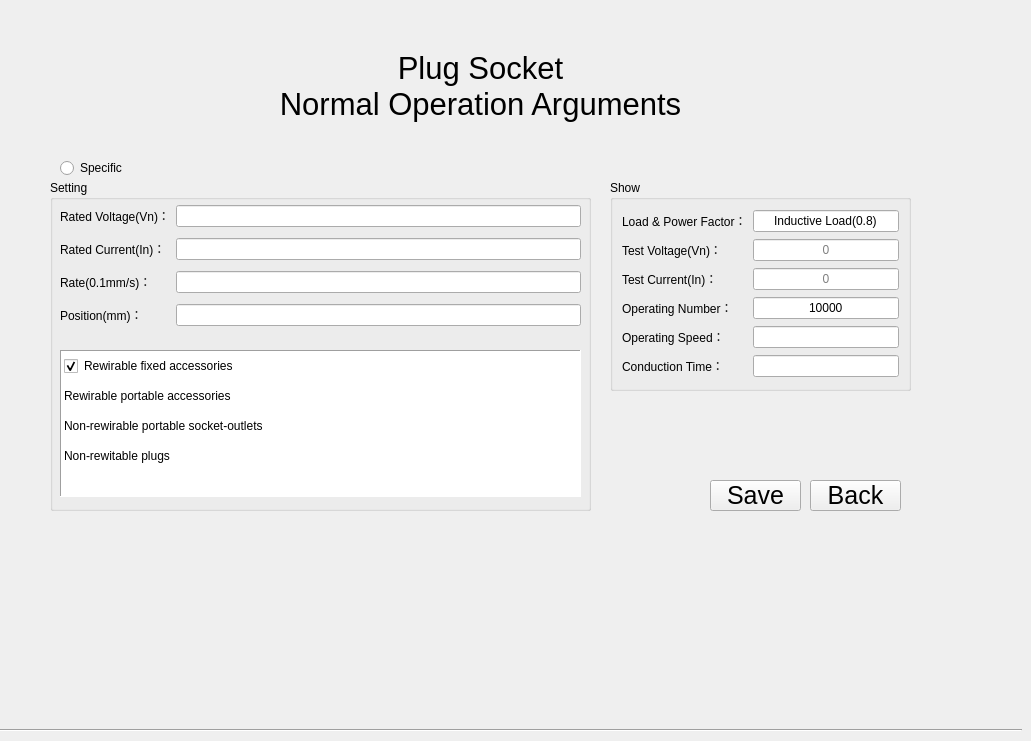
   <widget class="QWidget" name="page_21">
    <widget class="QToolButton" name="toolButton_close_21">
     <property name="geometry">
      <rect>
       <x>810</x>
       <y>480</y>
       <width>91</width>
       <height>31</height>
      </rect>
     </property>
     <property name="font">
      <font>
       <pointsize>19</pointsize>
      </font>
     </property>
     <property name="text">
      <string>Back</string>
     </property>
     <property name="autoRaise">
      <bool>false</bool>
     </property>
    </widget>
    <widget class="QToolButton" name="toolButton_save21">
     <property name="geometry">
      <rect>
       <x>710</x>
       <y>480</y>
       <width>91</width>
       <height>31</height>
      </rect>
     </property>
     <property name="font">
      <font>
       <pointsize>19</pointsize>
      </font>
     </property>
     <property name="text">
      <string>Save</string>
     </property>
    </widget>
    <widget class="Line" name="line_4">
     <property name="geometry">
      <rect>
       <x>0</x>
       <y>729</y>
       <width>1022</width>
       <height>3</height>
      </rect>
     </property>
     <property name="orientation">
      <enum>Qt::Horizontal</enum>
     </property>
    </widget>
    <widget class="QLabel" name="label_6">
     <property name="geometry">
      <rect>
       <x>40</x>
       <y>40</y>
       <width>881</width>
       <height>91</height>
      </rect>
     </property>
     <property name="font">
      <font>
       <pointsize>23</pointsize>
      </font>
     </property>
     <property name="styleSheet">
      <string notr="true"/>
     </property>
     <property name="text">
      <string>Plug Socket
Normal Operation Arguments</string>
     </property>
     <property name="alignment">
      <set>Qt::AlignCenter</set>
     </property>
    </widget>
    <widget class="QGroupBox" name="groupBox_10">
     <property name="geometry">
      <rect>
       <x>610</x>
       <y>180</y>
       <width>301</width>
       <height>211</height>
      </rect>
     </property>
     <property name="minimumSize">
      <size>
       <width>301</width>
       <height>0</height>
      </size>
     </property>
     <property name="font">
      <font>
       <weight>50</weight>
       <bold>false</bold>
      </font>
     </property>
     <property name="styleSheet">
      <string notr="true"/>
     </property>
     <property name="title">
      <string>Show</string>
     </property>
     <layout class="QGridLayout" name="gridLayout_14">
      <property name="bottomMargin">
       <number>7</number>
      </property>
      <item row="0" column="0">
       <widget class="QLabel" name="label_normalRn">
        <property name="styleSheet">
         <string notr="true"/>
        </property>
        <property name="text">
         <string>Load &amp; Power Factor：</string>
        </property>
        <property name="alignment">
         <set>Qt::AlignLeading|Qt::AlignLeft|Qt::AlignVCenter</set>
        </property>
       </widget>
      </item>
      <item row="0" column="1">
       <widget class="QLineEdit" name="lineEdit_normalRn">
        <property name="font">
         <font>
          <pointsize>9</pointsize>
         </font>
        </property>
        <property name="focusPolicy">
         <enum>Qt::NoFocus</enum>
        </property>
        <property name="text">
         <string>Inductive Load(0.8)</string>
        </property>
        <property name="alignment">
         <set>Qt::AlignCenter</set>
        </property>
        <property name="readOnly">
         <bool>true</bool>
        </property>
       </widget>
      </item>
      <item row="1" column="0">
       <widget class="QLabel" name="label_normalVn_t">
        <property name="styleSheet">
         <string notr="true"/>
        </property>
        <property name="text">
         <string>Test Voltage(Vn)：</string>
        </property>
        <property name="alignment">
         <set>Qt::AlignLeading|Qt::AlignLeft|Qt::AlignVCenter</set>
        </property>
       </widget>
      </item>
      <item row="1" column="1">
       <widget class="QLineEdit" name="lineEdit_normalVn_t">
        <property name="focusPolicy">
         <enum>Qt::ClickFocus</enum>
        </property>
        <property name="alignment">
         <set>Qt::AlignCenter</set>
        </property>
        <property name="readOnly">
         <bool>true</bool>
        </property>
        <property name="placeholderText">
         <string>0</string>
        </property>
       </widget>
      </item>
      <item row="2" column="0">
       <widget class="QLabel" name="label_normalIn_t">
        <property name="styleSheet">
         <string notr="true"/>
        </property>
        <property name="text">
         <string>Test Current(In)：</string>
        </property>
        <property name="alignment">
         <set>Qt::AlignLeading|Qt::AlignLeft|Qt::AlignVCenter</set>
        </property>
       </widget>
      </item>
      <item row="2" column="1">
       <widget class="QLineEdit" name="lineEdit_normalIn_t">
        <property name="focusPolicy">
         <enum>Qt::ClickFocus</enum>
        </property>
        <property name="alignment">
         <set>Qt::AlignCenter</set>
        </property>
        <property name="readOnly">
         <bool>true</bool>
        </property>
        <property name="placeholderText">
         <string>0</string>
        </property>
       </widget>
      </item>
      <item row="3" column="0">
       <widget class="QLabel" name="label_normal_handleNum">
        <property name="styleSheet">
         <string notr="true"/>
        </property>
        <property name="text">
         <string>Operating Number：</string>
        </property>
        <property name="alignment">
         <set>Qt::AlignLeading|Qt::AlignLeft|Qt::AlignVCenter</set>
        </property>
       </widget>
      </item>
      <item row="3" column="1">
       <widget class="QLineEdit" name="lineEdit_normal_handleNum">
        <property name="focusPolicy">
         <enum>Qt::ClickFocus</enum>
        </property>
        <property name="text">
         <string>10000</string>
        </property>
        <property name="alignment">
         <set>Qt::AlignCenter</set>
        </property>
        <property name="readOnly">
         <bool>true</bool>
        </property>
       </widget>
      </item>
      <item row="4" column="0">
       <widget class="QLabel" name="label_normal_handleRate">
        <property name="styleSheet">
         <string notr="true"/>
        </property>
        <property name="text">
         <string>Operating Speed：</string>
        </property>
        <property name="alignment">
         <set>Qt::AlignLeading|Qt::AlignLeft|Qt::AlignVCenter</set>
        </property>
       </widget>
      </item>
      <item row="4" column="1">
       <widget class="QLineEdit" name="lineEdit_normal_handleRate">
        <property name="focusPolicy">
         <enum>Qt::NoFocus</enum>
        </property>
        <property name="toolTip">
         <string>/min</string>
        </property>
        <property name="text">
         <string/>
        </property>
        <property name="alignment">
         <set>Qt::AlignCenter</set>
        </property>
        <property name="readOnly">
         <bool>true</bool>
        </property>
       </widget>
      </item>
      <item row="5" column="0">
       <widget class="QLabel" name="label_normal_tongTime">
        <property name="styleSheet">
         <string notr="true"/>
        </property>
        <property name="text">
         <string>Conduction Time：</string>
        </property>
        <property name="alignment">
         <set>Qt::AlignLeading|Qt::AlignLeft|Qt::AlignVCenter</set>
        </property>
       </widget>
      </item>
      <item row="5" column="1">
       <widget class="QLineEdit" name="lineEdit_normal_tongTime">
        <property name="focusPolicy">
         <enum>Qt::NoFocus</enum>
        </property>
        <property name="toolTip">
         <string>s</string>
        </property>
        <property name="text">
         <string/>
        </property>
        <property name="alignment">
         <set>Qt::AlignCenter</set>
        </property>
        <property name="readOnly">
         <bool>true</bool>
        </property>
       </widget>
      </item>
     </layout>
    </widget>
    <widget class="QGroupBox" name="groupBox_21">
     <property name="geometry">
      <rect>
       <x>50</x>
       <y>180</y>
       <width>541</width>
       <height>331</height>
      </rect>
     </property>
     <property name="font">
      <font>
       <weight>50</weight>
       <bold>false</bold>
      </font>
     </property>
     <property name="styleSheet">
      <string notr="true"/>
     </property>
     <property name="title">
      <string>Setting</string>
     </property>
     <widget class="QTableWidget" name="tableWidget_4">
      <property name="geometry">
       <rect>
        <x>10</x>
        <y>170</y>
        <width>521</width>
        <height>147</height>
       </rect>
      </property>
      <property name="layoutDirection">
       <enum>Qt::LeftToRight</enum>
      </property>
      <property name="autoFillBackground">
       <bool>true</bool>
      </property>
      <property name="frameShape">
       <enum>QFrame::Panel</enum>
      </property>
      <property name="frameShadow">
       <enum>QFrame::Sunken</enum>
      </property>
      <property name="lineWidth">
       <number>1</number>
      </property>
      <property name="midLineWidth">
       <number>0</number>
      </property>
      <property name="verticalScrollBarPolicy">
       <enum>Qt::ScrollBarAsNeeded</enum>
      </property>
      <property name="horizontalScrollBarPolicy">
       <enum>Qt::ScrollBarAsNeeded</enum>
      </property>
      <property name="sizeAdjustPolicy">
       <enum>QAbstractScrollArea::AdjustIgnored</enum>
      </property>
      <property name="autoScrollMargin">
       <number>16</number>
      </property>
      <property name="selectionMode">
       <enum>QAbstractItemView::SingleSelection</enum>
      </property>
      <property name="selectionBehavior">
       <enum>QAbstractItemView::SelectItems</enum>
      </property>
      <property name="showGrid">
       <bool>false</bool>
      </property>
      <property name="gridStyle">
       <enum>Qt::SolidLine</enum>
      </property>
      <property name="sortingEnabled">
       <bool>false</bool>
      </property>
      <attribute name="horizontalHeaderVisible">
       <bool>false</bool>
      </attribute>
      <attribute name="horizontalHeaderCascadingSectionResizes">
       <bool>false</bool>
      </attribute>
      <attribute name="horizontalHeaderDefaultSectionSize">
       <number>259</number>
      </attribute>
      <attribute name="horizontalHeaderHighlightSections">
       <bool>false</bool>
      </attribute>
      <attribute name="horizontalHeaderMinimumSectionSize">
       <number>25</number>
      </attribute>
      <attribute name="horizontalHeaderShowSortIndicator" stdset="0">
       <bool>false</bool>
      </attribute>
      <attribute name="horizontalHeaderStretchLastSection">
       <bool>false</bool>
      </attribute>
      <attribute name="verticalHeaderVisible">
       <bool>false</bool>
      </attribute>
      <attribute name="verticalHeaderCascadingSectionResizes">
       <bool>false</bool>
      </attribute>
      <attribute name="verticalHeaderHighlightSections">
       <bool>false</bool>
      </attribute>
      <attribute name="verticalHeaderMinimumSectionSize">
       <number>25</number>
      </attribute>
      <attribute name="verticalHeaderShowSortIndicator" stdset="0">
       <bool>false</bool>
      </attribute>
      <attribute name="verticalHeaderStretchLastSection">
       <bool>false</bool>
      </attribute>
      <row>
       <property name="text">
        <string>01</string>
       </property>
      </row>
      <row>
       <property name="text">
        <string>02</string>
       </property>
      </row>
      <row>
       <property name="text">
        <string>03</string>
       </property>
      </row>
      <row>
       <property name="text">
        <string>04</string>
       </property>
      </row>
      <column>
       <property name="text">
        <string>Type</string>
       </property>
      </column>
      <column>
       <property name="text">
        <string>Wire area</string>
       </property>
      </column>
      <item row="0" column="0">
       <property name="text">
        <string>Rewirable fixed accessories</string>
       </property>
       <property name="textAlignment">
        <set>AlignLeading|AlignVCenter</set>
       </property>
       <property name="checkState">
        <enum>Checked</enum>
       </property>
       <property name="flags">
        <set>ItemIsSelectable|ItemIsUserCheckable|ItemIsEnabled</set>
       </property>
      </item>
      <item row="0" column="1">
       <property name="text">
        <string/>
       </property>
       <property name="flags">
        <set>NoItemFlags</set>
       </property>
      </item>
      <item row="1" column="0">
       <property name="text">
        <string>Rewirable portable accessories</string>
       </property>
       <property name="textAlignment">
        <set>AlignLeading|AlignVCenter</set>
       </property>
       <property name="checkState">
        <enum>Unchecked</enum>
       </property>
       <property name="flags">
        <set>ItemIsSelectable|ItemIsUserCheckable|ItemIsEnabled</set>
       </property>
      </item>
      <item row="1" column="1">
       <property name="text">
        <string/>
       </property>
       <property name="flags">
        <set>NoItemFlags</set>
       </property>
      </item>
      <item row="2" column="0">
       <property name="text">
        <string>Non-rewirable portable socket-outlets</string>
       </property>
       <property name="textAlignment">
        <set>AlignLeading|AlignVCenter</set>
       </property>
       <property name="checkState">
        <enum>Unchecked</enum>
       </property>
       <property name="flags">
        <set>ItemIsSelectable|ItemIsUserCheckable|ItemIsEnabled</set>
       </property>
      </item>
      <item row="2" column="1">
       <property name="text">
        <string/>
       </property>
       <property name="toolTip">
        <string>0.5/0.75/1/1.5</string>
       </property>
       <property name="textAlignment">
        <set>AlignCenter</set>
       </property>
       <property name="flags">
        <set>ItemIsSelectable|ItemIsEditable|ItemIsUserCheckable|ItemIsEnabled</set>
       </property>
      </item>
      <item row="3" column="0">
       <property name="text">
        <string>Non-rewitable plugs</string>
       </property>
       <property name="textAlignment">
        <set>AlignLeading|AlignVCenter</set>
       </property>
       <property name="checkState">
        <enum>Unchecked</enum>
       </property>
       <property name="flags">
        <set>ItemIsSelectable|ItemIsUserCheckable|ItemIsEnabled</set>
       </property>
      </item>
      <item row="3" column="1">
       <property name="text">
        <string/>
       </property>
       <property name="toolTip">
        <string>Tinsel/0.5/0.75/1/1.5</string>
       </property>
       <property name="textAlignment">
        <set>AlignCenter</set>
       </property>
       <property name="flags">
        <set>ItemIsSelectable|ItemIsEditable|ItemIsUserCheckable|ItemIsEnabled</set>
       </property>
      </item>
     </widget>
     <widget class="QWidget" name="gridLayoutWidget_3">
      <property name="geometry">
       <rect>
        <x>10</x>
        <y>20</y>
        <width>521</width>
        <height>131</height>
       </rect>
      </property>
      <layout class="QGridLayout" name="gridLayout_13">
       <item row="1" column="0">
        <widget class="QLabel" name="label_normalIn">
         <property name="styleSheet">
          <string notr="true"/>
         </property>
         <property name="text">
          <string>Rated Current(In)：</string>
         </property>
         <property name="alignment">
          <set>Qt::AlignLeading|Qt::AlignLeft|Qt::AlignVCenter</set>
         </property>
        </widget>
       </item>
       <item row="3" column="1">
        <widget class="QLineEdit" name="lineEdit_normal_position_t">
         <property name="toolTip">
          <string>mm</string>
         </property>
         <property name="text">
          <string/>
         </property>
         <property name="maxLength">
          <number>3</number>
         </property>
         <property name="alignment">
          <set>Qt::AlignLeading|Qt::AlignLeft|Qt::AlignVCenter</set>
         </property>
        </widget>
       </item>
       <item row="2" column="1">
        <widget class="QLineEdit" name="lineEdit_normal_rate_t">
         <property name="toolTip">
          <string>mm/s</string>
         </property>
         <property name="styleSheet">
          <string notr="true"/>
         </property>
         <property name="text">
          <string/>
         </property>
         <property name="maxLength">
          <number>3</number>
         </property>
         <property name="alignment">
          <set>Qt::AlignLeading|Qt::AlignLeft|Qt::AlignVCenter</set>
         </property>
        </widget>
       </item>
       <item row="3" column="0">
        <widget class="QLabel" name="label_normal_position_t">
         <property name="styleSheet">
          <string notr="true"/>
         </property>
         <property name="text">
          <string>Position(mm)：</string>
         </property>
         <property name="alignment">
          <set>Qt::AlignLeading|Qt::AlignLeft|Qt::AlignVCenter</set>
         </property>
        </widget>
       </item>
       <item row="1" column="1">
        <widget class="QLineEdit" name="lineEdit_normalIn">
         <property name="alignment">
          <set>Qt::AlignLeading|Qt::AlignLeft|Qt::AlignVCenter</set>
         </property>
        </widget>
       </item>
       <item row="0" column="1">
        <widget class="QLineEdit" name="lineEdit_normalVn">
         <property name="alignment">
          <set>Qt::AlignLeading|Qt::AlignLeft|Qt::AlignVCenter</set>
         </property>
        </widget>
       </item>
       <item row="0" column="0">
        <widget class="QLabel" name="label_normalVn">
         <property name="styleSheet">
          <string notr="true"/>
         </property>
         <property name="text">
          <string>Rated Voltage(Vn)：</string>
         </property>
         <property name="alignment">
          <set>Qt::AlignLeading|Qt::AlignLeft|Qt::AlignVCenter</set>
         </property>
        </widget>
       </item>
       <item row="2" column="0">
        <widget class="QLabel" name="label_normal_rate_t">
         <property name="styleSheet">
          <string notr="true"/>
         </property>
         <property name="text">
          <string>Rate(0.1mm/s)：</string>
         </property>
         <property name="alignment">
          <set>Qt::AlignLeading|Qt::AlignLeft|Qt::AlignVCenter</set>
         </property>
        </widget>
       </item>
      </layout>
     </widget>
    </widget>
    <widget class="QRadioButton" name="radioButton_normal">
     <property name="geometry">
      <rect>
       <x>60</x>
       <y>160</y>
       <width>81</width>
       <height>16</height>
      </rect>
     </property>
     <property name="focusPolicy">
      <enum>Qt::StrongFocus</enum>
     </property>
     <property name="styleSheet">
      <string notr="true"/>
     </property>
     <property name="text">
      <string>Specific</string>
     </property>
    </widget>
   </widget>
